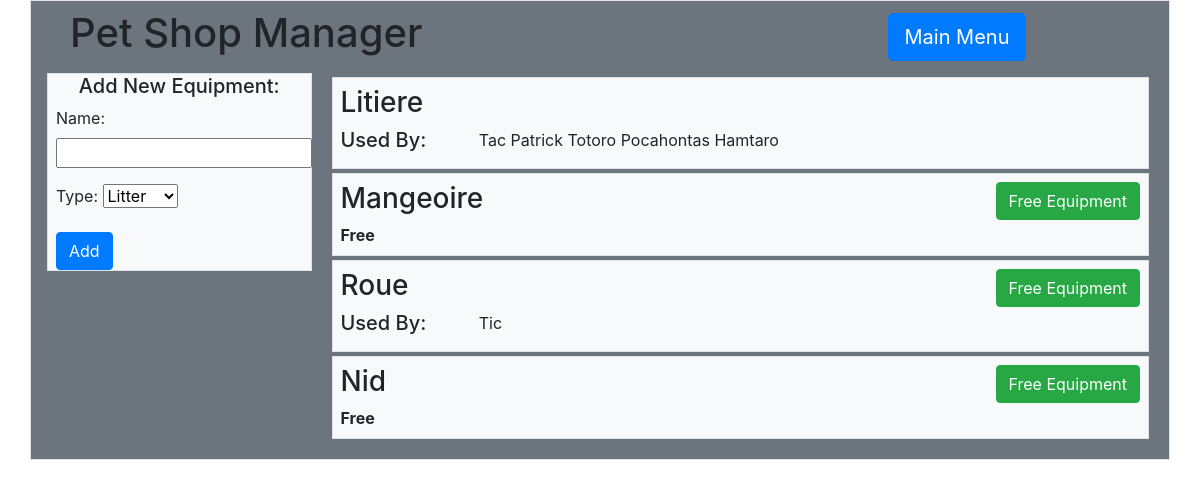
/petshopmanager/equipments/list/, run on an earlier commit of the app's database.
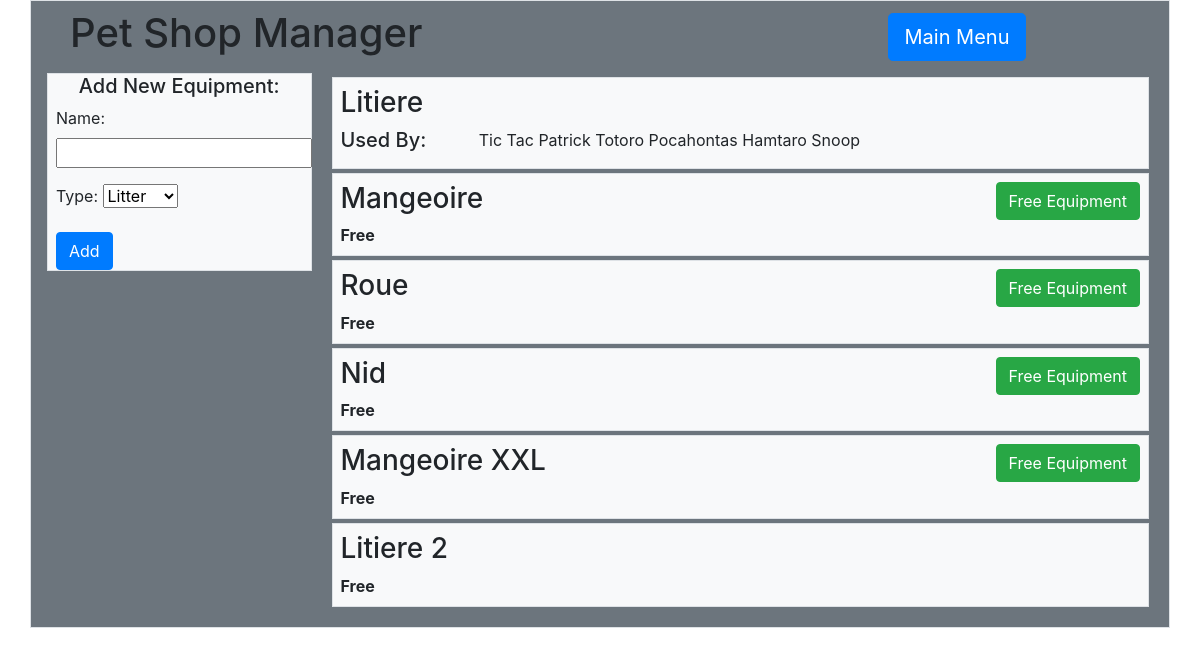
And on a later commit of the database.
### petshopmanager/models.py (models this page shows, shortened)
class Equipment(models.Model):
    LITTER = 'LI'
    WHEEL = 'WH'
    NEST = 'NE'
    FEEDER = 'FE'
    TYPE_CHOICE = ((LITTER, 'Litter'),
                   (FEEDER,'Feeder'),
                   (WHEEL, 'Wheel'),
                   (NEST, 'Nest'))
    name = models.CharField(max_length = 200)
    availability = models.BooleanField(default=True)
    type = models.CharField(max_length=2, choices=TYPE_CHOICE, default=LITTER)
    def used_by(self):
        return Animal.objects.filter(place=self)

class Animal(models.Model):
    HUNGRY = 'HU'
    TIRED = 'TI'
    SATED = 'SA'
    SLEEP = 'SL'
    STATE_CHOICE = ((HUNGRY, 'Hungry'),
                    (TIRED, 'Tired'),
                    (SATED, 'Sated'),
                    (SLEEP, 'Spleeping'))
    name = models.CharField(max_length = 200)
    race = models.CharField(max_length = 200)
    type = models.CharField(max_length = 200)
    state = models.CharField(max_length = 2, choices=STATE_CHOICE, default=SATED)
    place = models.ForeignKey(Equipment, on_delete=models.PROTECT, validators=[validate_available])
    last_move_date = models.DateTimeField(auto_now_add=True)
    def __str__(self):
        return self.name

### petshopmanager/views.py (the view)
# urls.py: path('equipments/list/', views.equipments_list, name='equipments_list'),
def equipments_list(request):
    list = Equipment.objects.all()
    used_by = {e.id: e.used_by() for e in list}
    form = EquipementForm()
    context = {'equipments_list': list,
               'used_by': used_by,
               'form': form}
    return render(request, 'petshopmanager/equipments_list.html', context)

### petshopmanager/models.py
class EquipementForm(forms.ModelForm):
    class Meta:
        model = Equipment
        fields = ['name', 'type']

### petshopmanager/views.py (called while the page is built)
@register.filter
def get_item(dictionary, key):
    return dictionary.get(key)

### petshopmanager/templates/petshopmanager/equipments_list.html (shortened to what this page needs)
<!doctype html>
<html lang="en">
<head>
    <link rel="stylesheet" href="https://stackpath.bootstrapcdn.com/bootstrap/4.2.1/css/bootstrap.min.css">
</head>
<body>
    <div class="container py-2 border bg-secondary">
        <div class="row align-items-center px-4">
            <h1 class="col">Pet Shop Manager</h1>
            <div class="col-3">
                <a class="btn btn-primary btn-lg" href="{% url 'petshopmanager:index' %}">Main Menu</a>
            </div>
        </div>
        <div class="row px-2 py-2">
            <div class="col-3 px-2">
                <div class="px-2 border bg-light">
                    <h5 align="center">Add New Equipment:</h5>
                    <form action="{% url 'petshopmanager:equipment_add' %}" method="post">
                        {% for field in form %}
                            <div class="form-group">
                                {{ field.label_tag }}
                                {{ field }}
                            </div>
                        {% endfor %}
                        <input class="btn btn-primary" type="submit" value="Add">
                    </form>
                </div>
            </div>
            <div class="col px-2">
                {% if equipments_list %}
                    {% for equipment in equipments_list %}
                        <div class="m-1 px-2 py-2 border bg-light">
                            <div class="row">
                                <div class="col">
                                    <h3>{{ equipment.name }}</h3>
                                </div>
                                {% if equipment.type != 'LI' %}
                                <div class="col" align="right">
                                    <a class="btn btn-success" href="{% url 'petshopmanager:equipment_free' equipment.id %}">Free Equipment</a>
                                </div>
                                {% endif %}
                            </div>
                            <div class="row">
                                {% if used_by|get_item:equipment.id %}
                                    <h5 class="col-2">Used By:</h5>
                                    <div class="col">
                                        {% for item in used_by|get_item:equipment.id %}
                                            {{ item }}
                                        {% endfor %}
                                    </div>
                                {% else %}
                                    <b class="col">Free</b>
                                {% endif %}
                            </div>
                        </div>
                    {% endfor %}
                {% else %}
                        <p>No animals are available.</p>
                {% endif %}
            </div>
        </div>
    </div>
</body>
</html>

What changed in the data, as far as the page shows it:
changed Equipment "Litiere": gains Animal (name "Tic")
added Animal: name "Snoop", shown under Equipment "Litiere"
changed Equipment "Roue": loses Animal (name "Tic"); text "Used By:" → "Free"
added Equipment: name "Mangeoire XXL", type "Free Equipment"
added Equipment: name "Litiere 2", shows "Free"
